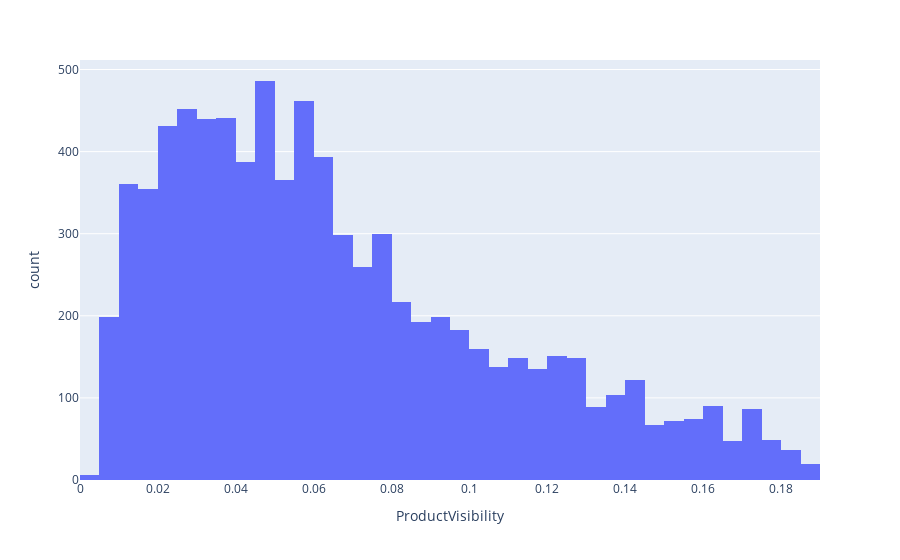

The cell this chart's notebook holds for it:
### Markdown cell above
### 5.2 Distribution Analysis
Examine the distribution of key variables to understand their characteristics.

### Code cell
px.histogram(df,'ProductVisibility', nbins = 80)

### Figure 1 — Plotly figure (JSON) as saved in the notebook; plotly's stock layout.template omitted (floating-point values rounded to 4 significant figures; data arrays with more than 128 entries replaced by an {"elided": "..."} marker saying what was removed)
{"data": [{"bingroup": "x", "hovertemplate": "ProductVisibility=%{x}<br>count=%{y}<extra></extra>", "legendgroup": "", "marker": {"color": "#636efa", "pattern": {"shape": ""}}, "name": "", "nbinsx": 80, "orientation": "v", "showlegend": false, "type": "histogram", "x": {"elided": "8165 float values"}, "xaxis": "x", "yaxis": "y"}], "layout": {"barmode": "relative", "legend": {"tracegroupgap": 0}, "margin": {"t": 60}, "xaxis": {"anchor": "y", "domain": [0, 1], "title": {"text": "ProductVisibility"}}, "yaxis": {"anchor": "x", "domain": [0, 1], "title": {"text": "count"}}}}
